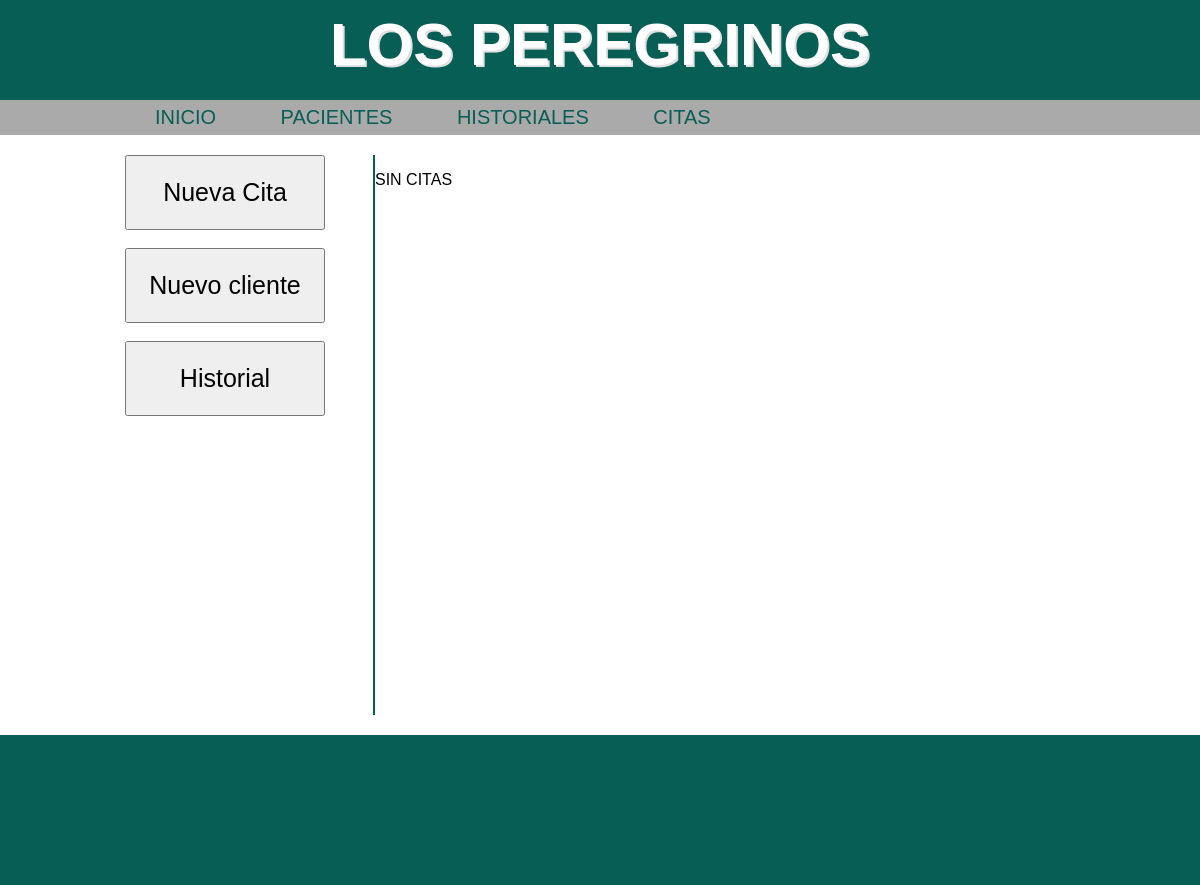
Before: /index/ with the older database file.
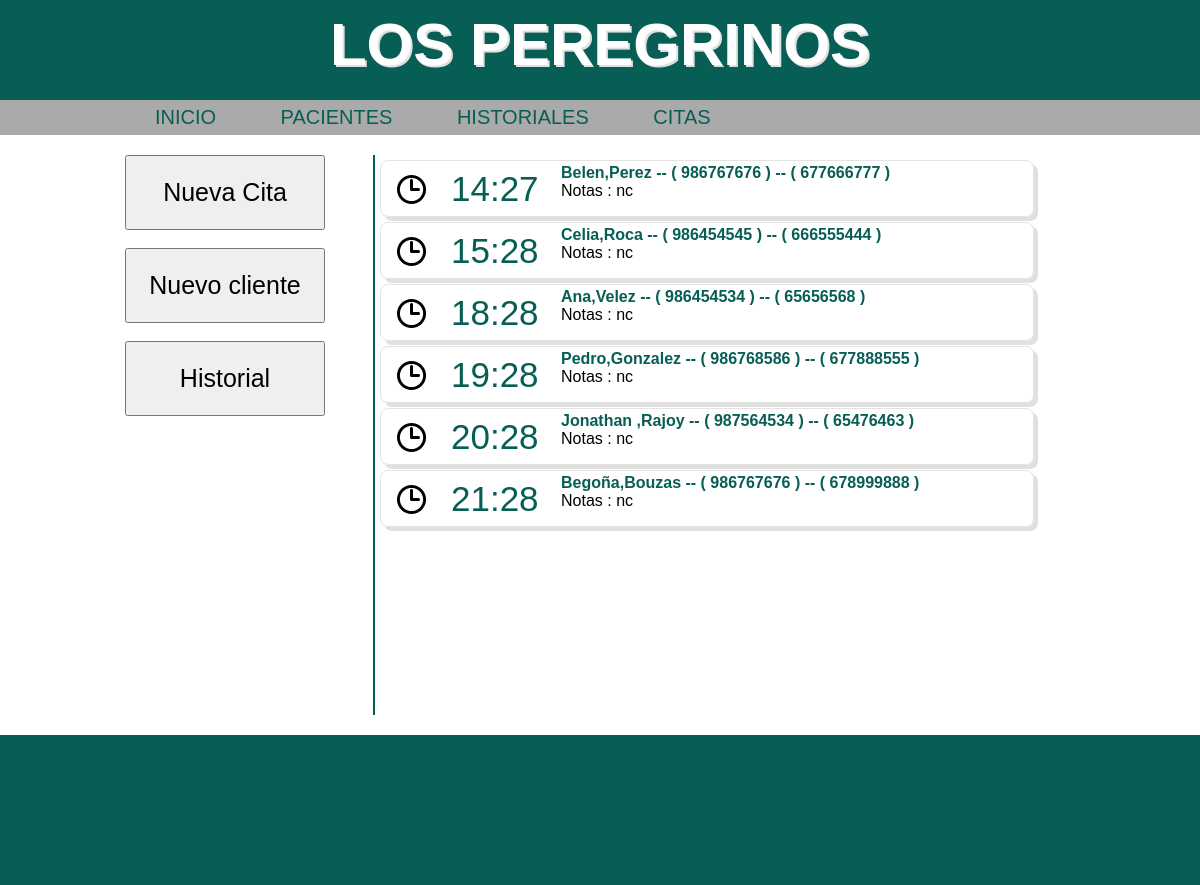
After: the same page with the newer database file.
### clinica/models.py (models this page shows)
class citas(models.Model):
    fecha = models.DateTimeField(default=datetime.now, blank=True)
    cliente = models.ForeignKey(clientes, default=None, null=True, blank=True)
    observaciones = models.TextField()

class clientes(models.Model):
    nombre = models.CharField(max_length=75)
    apellidos = models.CharField(max_length=75)
    telefono =  models.PositiveIntegerField(null=True, blank=True)
    telefono2 = models.PositiveIntegerField(null=True, blank=True)
    antiguedad = models.DateTimeField(default=datetime.now, blank=True)
    fotografia = models.ImageField(upload_to='imagenes', blank=True)
    def __unicode__(self):
    	return self.nombre

### clinica/views.py (the view)
# urls.py: url(r'^index/', 'clinica.views.index', name = 'index'),
def index(request):
	mytime = datetime.strptime('2359','%H%M').time()
	final_dia = datetime.combine(datetime.today(), mytime)
	las_citas = citas.objects.filter(fecha__gte = datetime.now(), fecha__lte = final_dia).order_by('fecha')
	context = {'las_citas': las_citas }
	return render(request, 'clinica/index.html', context)

### templates/clinica/index.html
{% extends "base.html" %}
{%   load   staticfiles   %}
{% block elcss %}
<link   rel="stylesheet"   type="text/css"   href="{%   static  'clinica/css/index.css'   %}"   />
{% endblock %}
{% block content %}
<div id="index_cuerpo">
		<div id="index_esquerda">
			<a href="#"><button class="acceso_rapido">Nueva Cita</button></a>
			<br /><br />
			<a href="#"><button class="acceso_rapido">Nuevo cliente</button></a>
			<br /><br />
			<a href="#"><button class="acceso_rapido">Historial</button></a>
		</div>
		<div id="index_dereita">
		{% if las_citas %}
			{% for citas in las_citas %}
				<div id="box_cita">
					<div id="reloj_cita">
						<img src="/media/imagenes/clock.png">
					</div>
					<div id="hora_cita">
						<spam>{{ citas.fecha | date:"H:i"}}</spam>
					</div>
					<spam class="paciente">{{ citas.cliente | capfirst }},{{ citas.cliente.apellidos | capfirst}} -- ( {{citas.cliente.telefono}} ) -- ( {{citas.cliente.telefono2}} ) </spam>
					<br />
					<spam>Notas : {{ citas.observaciones }}</spam>
				</div>
			{% endfor %}
		{% else %}
			<p>SIN  CITAS</p>
		{% endif %}
		</div>
</div>
{% endblock %}

### templates/base.html (shortened to what this page needs)
{%   load   staticfiles   %}
<html>
<head>
<link   rel="stylesheet"   type="text/css"   href="{%   static  'css/base.css'   %}"   />
{%block elcss %}{% endblock %}
</head>
<body>
<div id="banner_plus">
	<div id="banner">
		<h1>LOS PEREGRINOS</h1>
	</div>
</div>
<div id="nav_plus">
	<div id="nav">
			<ul>
				<li><a href="/index">INICIO</a></li>
				<li><a href="/pacientes">PACIENTES</a></li>
				<li><a href="#">HISTORIALES</a></li>
				<li><a href="#">CITAS</a></li>
			</ul>
	</div>
</div>
<div id="cuerpo">
	{% block content %} {% endblock %}
</div>
<div id="footer_plus">
	<div id="footer">
	</div>
</div>
</body>
</html>

### static/css/base.css (style rules this page uses)
body { margin-top: 0px; margin-left: 0px; margin-right: 0px; margin-bottom: 0px; background-color : #FFF; font-family: Arial, Helvetica, sans-serif; }
#banner_plus { width: 100%; height: 100px; background-color: #075E55; }
#banner { width: 950px; height: 80px; margin-left: auto; margin-right: auto; text-align: center; }
#banner h1 { margin-top: 0px; padding-top: 10px; color: #fff; font-size: 60px; font-weight: bold; text-shadow: 2px 2px #e0e0e0; }
#nav_plus { width: 100%; height: 35px; background-color: #AAA; }
#nav { width: 950px; height: 35px; margin-right: auto; margin-left: auto; }
#nav ul { text-indent: 0px; padding: 6px 0; margin: 0; text-align: left; }
#nav ul li { display: inline; font-size: 20px; padding-right: 30px; padding-left: 30px; text-decoration: none; }
#nav ul li a { text-decoration: none; color: #075E55; }
#cuerpo { width: 950px; height: auto; margin-right: auto; margin-left: auto; }
#footer_plus { width: 100%; height: 150px; background-color: #075E55; }
#footer { width: 950px; height: 150px; margin-left: auto; margin-right: auto; }

### static/clinica/css/index.css (style rules this page uses)
#index_cuerpo { width: 950px; height: 600px; }
#index_esquerda { float:left; margin-top: 20px; margin-bottom: 20px; width: 248px; height: 560px; border-right: 2px solid #075E55; }
#index_dereita { float:left; margin-top: 20px; margin-bottom: 20px; width: 700px; height: 560px; overflow: auto; }
#box_cita { float:left; margin-top: 5px; margin-left: 5px; padding-top: 3px; width: 652px; height: 52px; border: 1px solid #e3e3e3; border-radius: 8px 8px 8px 8px; box-shadow: 4px 4px #e0e0e0; }
#reloj_cita { float: left; margin-left: 10px; margin-right: 10px; margin-top: 5px; margin-bottom: 5px; height: 40px; width: 40px; }
#hora_cita { float: left; margin-left: 10px; margin-right: 10px; margin-top: 5px; margin-bottom: 5px; height: 40px; width: 100px; font-size: 35px; color: #075E55; }
.paciente { color: #075E55; font-size: 16px; font-weight: bold; }
.acceso_rapido { width: 200px; height: 75px; font-size: 25px; }

Changed rows visible on the page:
added citas: fecha "14:27", cliente "Belen", cliente.apellidos "Perez", cliente.telefono "986767676", cliente.telefono2 "677666777", observaciones "nc"
added citas: fecha "15:28", cliente "Celia", cliente.apellidos "Roca", cliente.telefono "986454545", cliente.telefono2 "666555444", observaciones "nc"
added citas: fecha "18:28", cliente "Ana", cliente.apellidos "Velez", cliente.telefono "986454534", cliente.telefono2 "65656568", observaciones "nc"
added citas: fecha "19:28", cliente "Pedro", cliente.apellidos "Gonzalez", cliente.telefono "986768586", cliente.telefono2 "677888555", observaciones "nc"
added citas: fecha "20:28", cliente "Jonathan", cliente.apellidos "Rajoy", cliente.telefono "987564534", cliente.telefono2 "65476463", observaciones "nc"
added citas: fecha "21:28", cliente "Begoña", cliente.apellidos "Bouzas", cliente.telefono "986767676", cliente.telefono2 "678999888", observaciones "nc"
Other visible differences:
text no longer shown: "SIN CITAS"
